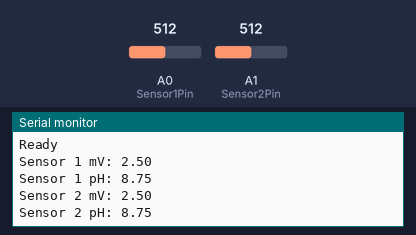
Bench run of a sketch on a simulated Arduino Uno, built with avr-gcc and run on an emulated ATmega328P. On the bench: the last lines printed to the serial monitor. The test bench sets the inputs (shaded band); at power-on: A0 (Sensor1Pin) = 512, A1 (Sensor2Pin) = 512.

Above: at 1.2 s.
1.3 s: A0 (Sensor1Pin) set to 716
At 2.7 s:
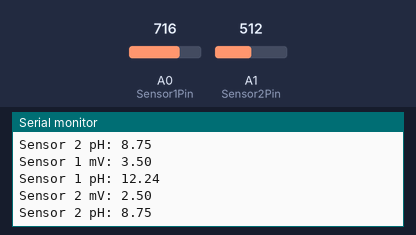
2.8 s: A1 (Sensor2Pin) set to 716
At 4.2 s:
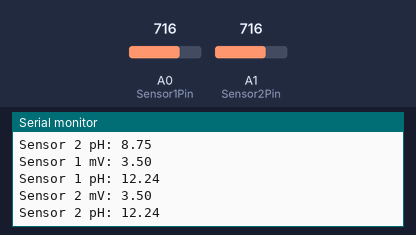
4.3 s: A0 (Sensor1Pin) set to 900
At 5.6 s:
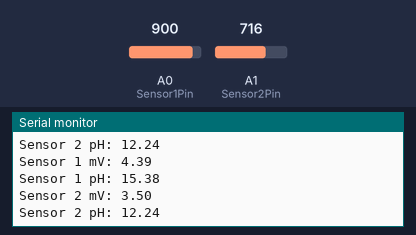
5.8 s: A1 (Sensor2Pin) set to 900
At 6.7 s:
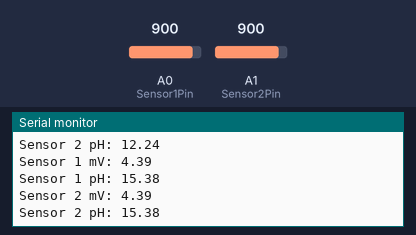
Timing chart, 0 to 8.3 s (numbered marks = the images above; inputs shaded):
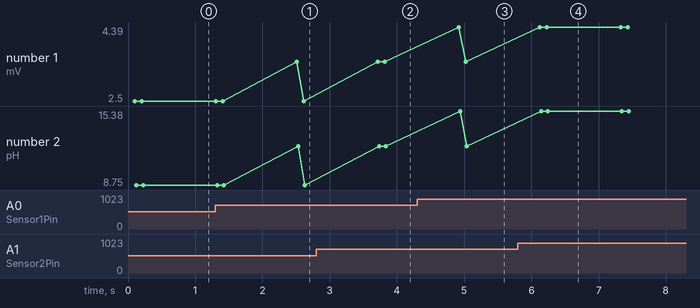

Measured:
- after the input at 1.3 s, the serial monitor: prints a new line after 1.2 s (image 1)
- after the input at 2.8 s, the serial monitor: prints a new line after 1.0 s (image 2)
- after the input at 4.3 s, the serial monitor: prints a new line after 0.62 s (image 3)
- after the input at 5.8 s, the serial monitor: prints a new line after 0.43 s (image 4)

The sketch:

pHsensor.ino
```cpp
#include <Wire.h>

#define Sensor1Pin 0                // The pH meter Analog output is connected with the Arduino’s Analog
#define Sensor2Pin 1                // The pH meter Analog output is connected with the Arduino’s Analog
unsigned long int avgValue;         // Store the average value of the sensor feedback
int buf[10], temp;

void setup()
{
  Serial.begin(9600);
  Serial.println("Ready");
}

void loop()
{
  float phValue = 0;

  // SENSOR 1

  for(int i = 0; i < 10; i++)       // Get 10 sample value from the sensor for smooth the value
  {
    buf[i]=analogRead(Sensor1Pin);
    delay(10);
  }
  for(int i = 0; i < 9; i++)        // Sort the analog from small to large
  {
    for(int j = i + 1; j < 10; j++)
    {
      if(buf[i] > buf[j])
      {
        temp = buf[i];
        buf[i] = buf[j];
        buf[j] = temp;
      }
    }
  }

  avgValue = 0;

  for(int i = 2; i < 8; i++)                         // Take the average value of 6 center sample
  {
    avgValue += buf[i];
  }

  phValue = (float)avgValue * 5.0 / 1024 / 6;        // Convert the analog into millivolt

  Serial.print("Sensor 1 mV: ");
  Serial.print(phValue);
  Serial.println();

  phValue = 3.5 * phValue;                           // Convert the millivolt into pH value

  Serial.print("Sensor 1 pH: ");
  Serial.print(phValue);
  Serial.println();

  // SENSOR 2

  for(int i = 0; i < 10; i++)       // Get 10 sample value from the sensor for smooth the value
  {
    buf[i]=analogRead(Sensor2Pin);
    delay(10);
  }
  for(int i = 0; i < 9; i++)        // Sort the analog from small to large
  {
    for(int j = i + 1; j < 10; j++)
    {
      if(buf[i] > buf[j])
      {
        temp = buf[i];
        buf[i] = buf[j];
        buf[j] = temp;
      }
    }
  }

  avgValue = 0;

  for(int i = 2; i < 8; i++)                         // Take the average value of 6 center sample
  {
    avgValue += buf[i];
  }

  phValue = (float)avgValue * 5.0 / 1024 / 6;        // Convert the analog into millivolt

  Serial.print("Sensor 2 mV: ");
  Serial.print(phValue);
  Serial.println();

  phValue = 3.5 * phValue;                           // Convert the millivolt into pH value

  Serial.print("Sensor 2 pH: ");
  Serial.print(phValue);
  Serial.println();

  delay(1000);
}
```
